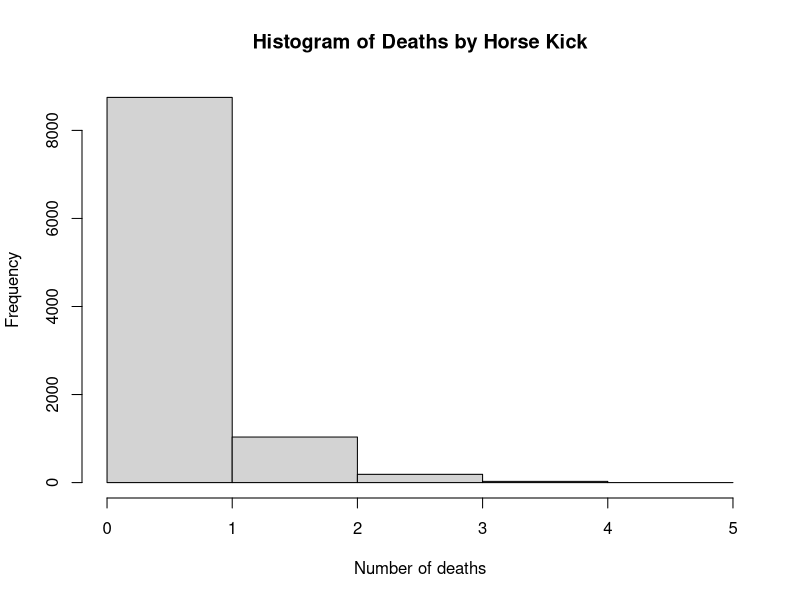
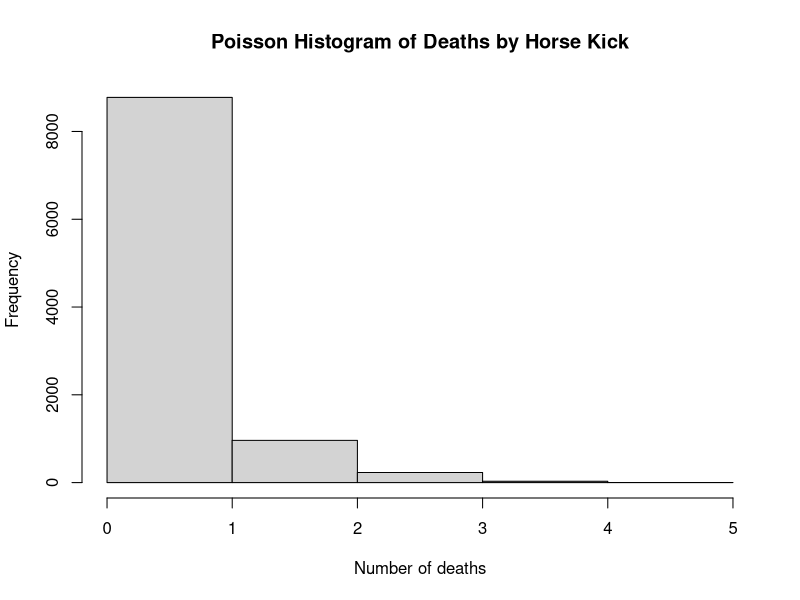

Write R code to recreate these figures, in order.
## ---- chunk 1
knitr::opts_chunk$set(echo = TRUE)
## ---- chunk 2
deaths=c(0, 1, 2, 3, 4, 5)
probs=c(0.543,0.331,0.101,0.021,0.003,0.000)
simlist=replicate(10000,sample(deaths, 1, prob=(probs)))
hist(simlist, breaks=deaths, xlab="Number of deaths", main="Histogram of Deaths by Horse Kick")
hist(rpois(10000,0.61), breaks=deaths, xlab="Number of deaths", main="Poisson Histogram of Deaths by Horse Kick")
